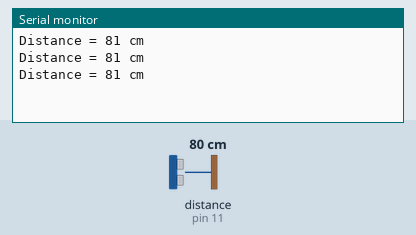
Bench run of a sketch on a simulated Arduino Uno, built with avr-gcc and run on an emulated ATmega328P. Shown: the last lines printed to the serial monitor. The test bench sets the inputs (shaded band); at power-on: distance to the obstacle (sensor on pin 11) 80 cm. The echo pulse lasts 58.3 µs per cm.

Above: at 1.8 s.
1.9 s: distance to the obstacle (sensor on pin 11) set to 2 cm
At 2.4 s:
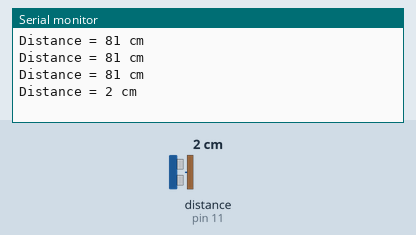
3.4 s: distance to the obstacle (sensor on pin 11) set to 4 cm
At 3.9 s:
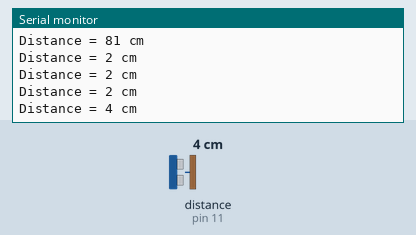
Timing chart, 0 to 6.4 s (numbered marks = the images above; inputs shaded):
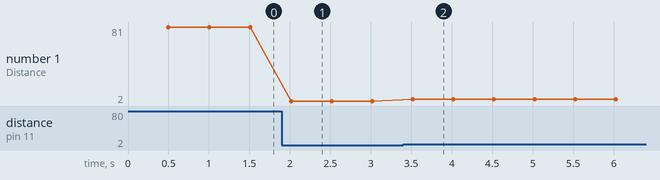

Measured:
- after the input at 1.9 s, the serial monitor: prints a new line after 0.12 s (image 1)
- after the input at 3.4 s, the serial monitor: prints a new line after 0.12 s (image 2)
- plotted number 1: 81 → 2 after the input at 1.9 s, 2 → 4 after the input at 3.4 s

The sketch:

licenta.ino
```cpp
/*Arduino example sketch to control a JSN-SR04T ultrasonic distance sensor with NewPing libary and Arduino. More info: https://www.makerguides.com */

// Include the library:
#include <NewPing.h>

// Define Trig and Echo pin:
#define trigPin 10
#define echoPin 11

// Define maximum distance we want to ping for (in centimeters). Maximum sensor distance is rated at 400-500 cm:
#define MAX_DISTANCE 400

// NewPing setup of pins and maximum distance.
NewPing sonar = NewPing(trigPin, echoPin, MAX_DISTANCE);

void setup() {
  // Open the Serial Monitor at 9600 baudrate to see ping results:
  Serial.begin(9600);
}

void loop() {
  // Wait 500ms between pings (about 20 pings/sec). 29ms should be the shortest delay between pings:
  delay(500);

  // Measure distance and print to the Serial Monitor:
  Serial.print("Distance = ");
  // Send ping, get distance in cm and print result (0 = outside set distance range):
  Serial.print(sonar.ping_cm());
  Serial.println(" cm");
}
```
